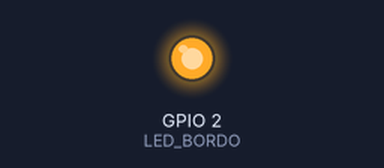
Bench run of a sketch on a simulated ESP8266 (NodeMCU). Shown: output pins drawn as LEDs (lit = HIGH). WiFi joins after 1.5 s; servers stay silent unless stated; what the sketch prints to the serial monitor is not drawn.

Above: at 0.1 s.
At 1.6 s:
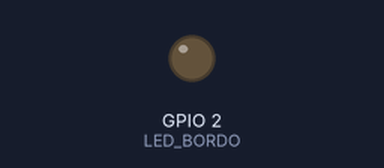
Timing chart, 0 to 3.1 s (numbered marks = the images above):
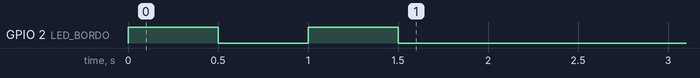

The sketch:

connessione_wifi.ino
```cpp
/*
  cap06 — Connessione a rete Wi-Fi
  =================================
  Connette la NodeMCU a una rete Wi-Fi e stampa l'indirizzo IP assegnato
  sulla seriale. Il LED di bordo (GPIO 2, logica invertita) indica lo stato:
    - Lampeggio rapido: connessione in corso
    - Acceso fisso   : connessione riuscita

  Librerie richieste:
    - ESP8266WiFi (inclusa nel pacchetto esp8266 by ESP8266 Community)

  Riferimento: capitolo 6, par. 6.3
*/

#include <ESP8266WiFi.h>

// ── Credenziali di rete ────────────────────────────────────────────────────
const char* ssid     = "NomeDellaRete";      // sostituire con il proprio SSID
const char* password = "PasswordDellaRete";  // sostituire con la propria password

const int LED_BORDO = 2;   // LED integrato sulla NodeMCU (logica invertita: LOW = acceso)

void setup() {
  Serial.begin(115200);
  Serial.println();
  Serial.println("Avvio connessione Wi-Fi...");

  pinMode(LED_BORDO, OUTPUT);
  digitalWrite(LED_BORDO, HIGH);  // LED spento all'avvio

  WiFi.begin(ssid, password);

  // Attesa connessione: il LED lampeggia ogni 500 ms mentre WiFi.status() != WL_CONNECTED
  while (WiFi.status() != WL_CONNECTED) {
    delay(500);
    Serial.print(".");
    digitalWrite(LED_BORDO, !digitalRead(LED_BORDO));  // inverte lo stato del LED
  }

  // Connessione riuscita
  digitalWrite(LED_BORDO, LOW);   // LED acceso fisso (logica invertita)
  Serial.println();
  Serial.println("Connesso!");
  Serial.print("Indirizzo IP: ");
  Serial.println(WiFi.localIP());
  Serial.print("RSSI: ");
  Serial.print(WiFi.RSSI());
  Serial.println(" dBm");
}

void loop() {
  // Niente da fare nel loop per questo sketch di base.
  // Negli sketch successivi (cap07, cap08, cap09) il loop gestirà
  // il client NTP e il web server.
}
```
